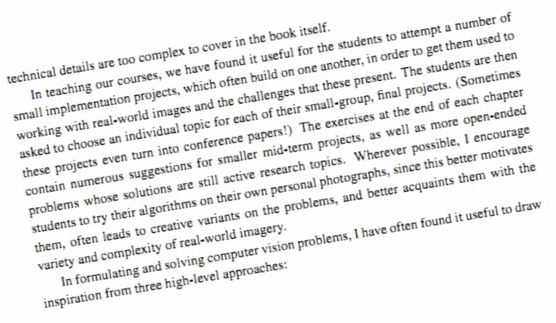
//> input picture demo7/text2.png, 556 x 323 px
$ ./test7   (built with g++ and OpenCV 4)
//> lines starting //> are read from the running program, lines starting //| are printed output that depends on the picture
#include "opencv2/core.hpp"
#include "opencv2/imgproc.hpp"
#include "opencv2/imgcodecs.hpp"
#include "opencv2/highgui.hpp"

#include <iostream>

using namespace cv;
using namespace std;

int main()
{
	const char* filename = "text2.png";

	Mat I = imread(filename, IMREAD_GRAYSCALE);
//> I: 323 rows x 556 cols, CV_8UC1; min 15, max 254, mean 235.3
	if (I.empty()) {
		cout << "Error opening image" << endl;
		return -1;
	}

	Mat Mfloat = Mat_ <float>(I);
	imshow("float", Mfloat);

	Mat padded;                            //expand input image to optimal size
	int m = getOptimalDFTSize(I.rows);
//> m = 324
	int n = getOptimalDFTSize(I.cols); // on the border add zero values
//> n = 576
	// [5 lines of commented-out code are left out]

	copyMakeBorder(I, padded, 0, m - I.rows, 0, n - I.cols, BORDER_CONSTANT, Scalar::all(0));

	imshow("padded", padded);


	Mat planes[] = { Mat_<float>(padded), Mat::zeros(padded.size(), CV_32F) };
//> planes[1]: 324 rows x 576 cols, CV_32FC1; every value is 0
	Mat complexI;
	merge(planes, 2, complexI);         // Add to the expanded another plane with zeros

	dft(complexI, complexI);            // this way the result may fit in the source matrix

										// compute the magnitude and switch to logarithmic scale
										// => log(1 + sqrt(Re(DFT(I))^2 + Im(DFT(I))^2))
	split(complexI, planes);                   // planes[0] = Re(DFT(I), planes[1] = Im(DFT(I))
	magnitude(planes[0], planes[1], planes[0]);// planes[0] = magnitude
	Mat magI = planes[0];
	Mat magC = planes[1];

	magI += Scalar::all(1);                    // switch to logarithmic scale
	log(magI, magI);

	magC += Scalar::all(1);                    // switch to logarithmic scale
	log(magC, magC);

	cout << "after log Mat[0,0]:" << magI.at<Vec2f>(0, 0) << endl;
//| after log Mat[0,0]:[17.5592, 13.9677]

	// crop the spectrum, if it has an odd number of rows or columns
	magI = magI(Rect(0, 0, magI.cols & -2, magI.rows & -2));
	magC = magC(Rect(0, 0, magC.cols & -2, magC.rows & -2));
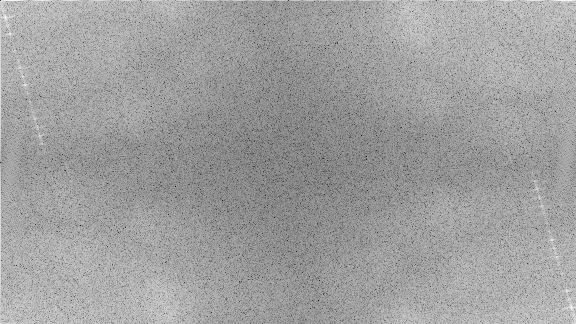
//> magC: 324 rows x 576 cols, CV_32FC1; min -3.91, max 14.52, mean 7.6; drawn with min black and max white
	// [6 lines of commented-out code are left out]
	int cx = magI.cols / 2;
//> cx = 288
	int cy = magI.rows / 2;
//> cy = 162

	Mat q0(magI, Rect(0, 0, cx, cy));   // Top-Left - Create a ROI per quadrant
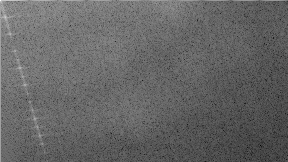
//> q0: 162 rows x 288 cols, CV_32FC1; min 2.08, max 17.56, mean 8.24; drawn with min black and max white
	Mat q1(magI, Rect(cx, 0, cx, cy));  // Top-Right
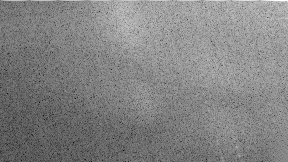
//> q1: 162 rows x 288 cols, CV_32FC1; min 2.16, max 14.2, mean 8.36; drawn with min black and max white
	Mat q2(magI, Rect(0, cy, cx, cy));  // Bottom-Left
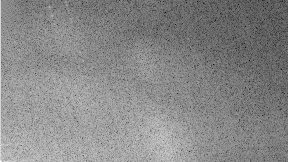
//> q2: 162 rows x 288 cols, CV_32FC1; min 2.16, max 13.77, mean 8.35; drawn with min black and max white
	Mat q3(magI, Rect(cx, cy, cx, cy)); // Bottom-Right
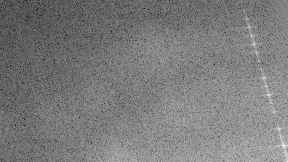
//> q3: 162 rows x 288 cols, CV_32FC1; min 2.08, max 14.66, mean 8.2; drawn with min black and max white

	Mat tmp;                           // swap quadrants (Top-Left with Bottom-Right)
	q0.copyTo(tmp);
	q3.copyTo(q0);
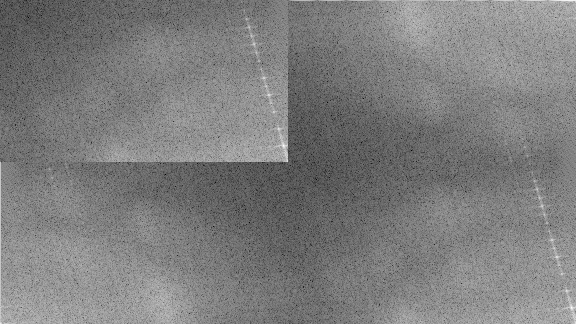
//> magI: 324 rows x 576 cols, CV_32FC1; min 2.08, max 14.66, mean 8.28; drawn with min black and max white
	tmp.copyTo(q3);

	q1.copyTo(tmp);                    // swap quadrant (Top-Right with Bottom-Left)
	q2.copyTo(q1);
	tmp.copyTo(q2);
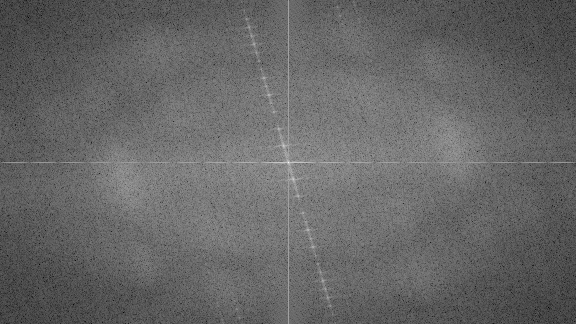
//> magI: 324 rows x 576 cols, CV_32FC1; min 2.08, max 17.56, mean 8.29; drawn with min black and max white

	normalize(magC, magC, 0, 1, NORM_MINMAX);
	normalize(magI, magI, 0, 1, NORM_MINMAX); // Transform the matrix with float values into a
											  // viewable image form (float between values 0 and 1).
	cout << "after normal Mat[0,0]:" << magI.at<Vec2f>(0, 0) << endl;
//| after normal Mat[0,0]:[0.251427, 0.330803]

	imshow("Input Image", I);    // Show the result
	imshow("spectrum magnitude", magI);
	imshow("spectrum complex", magC);
	cout << magI.depth() << endl;
//| 5
	waitKey();

	return 0;
}

$ run again, with demo7/text1.png copied over demo7/text2.png
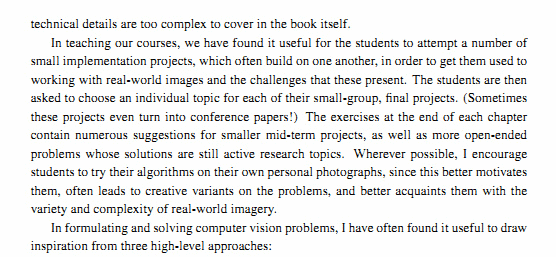
//> input picture demo7/text1.png, 556 x 257 px
//| after log Mat[0,0]:[17.3191, 13.6565]
//> `Mat q3(magI, Rect(cx, cy, cx, cy));`:
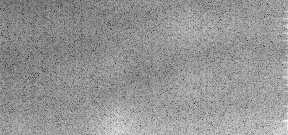
//> q3: 135 rows x 288 cols, CV_32FC1; min 3.8, max 12.8, mean 9.07; drawn with min black and max white
//> `tmp.copyTo(q2);`:
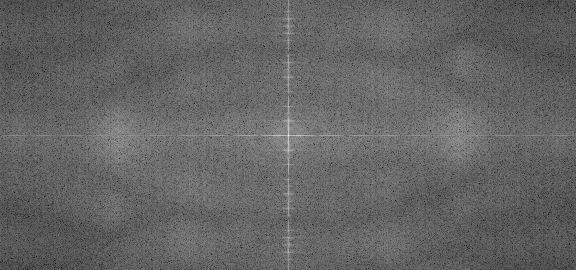
//> magI: 270 rows x 576 cols, CV_32FC1; min 3.8, max 17.32, mean 9.14; drawn with min black and max white
//| after normal Mat[0,0]:[0.287531, 0.358182]
//| 5
